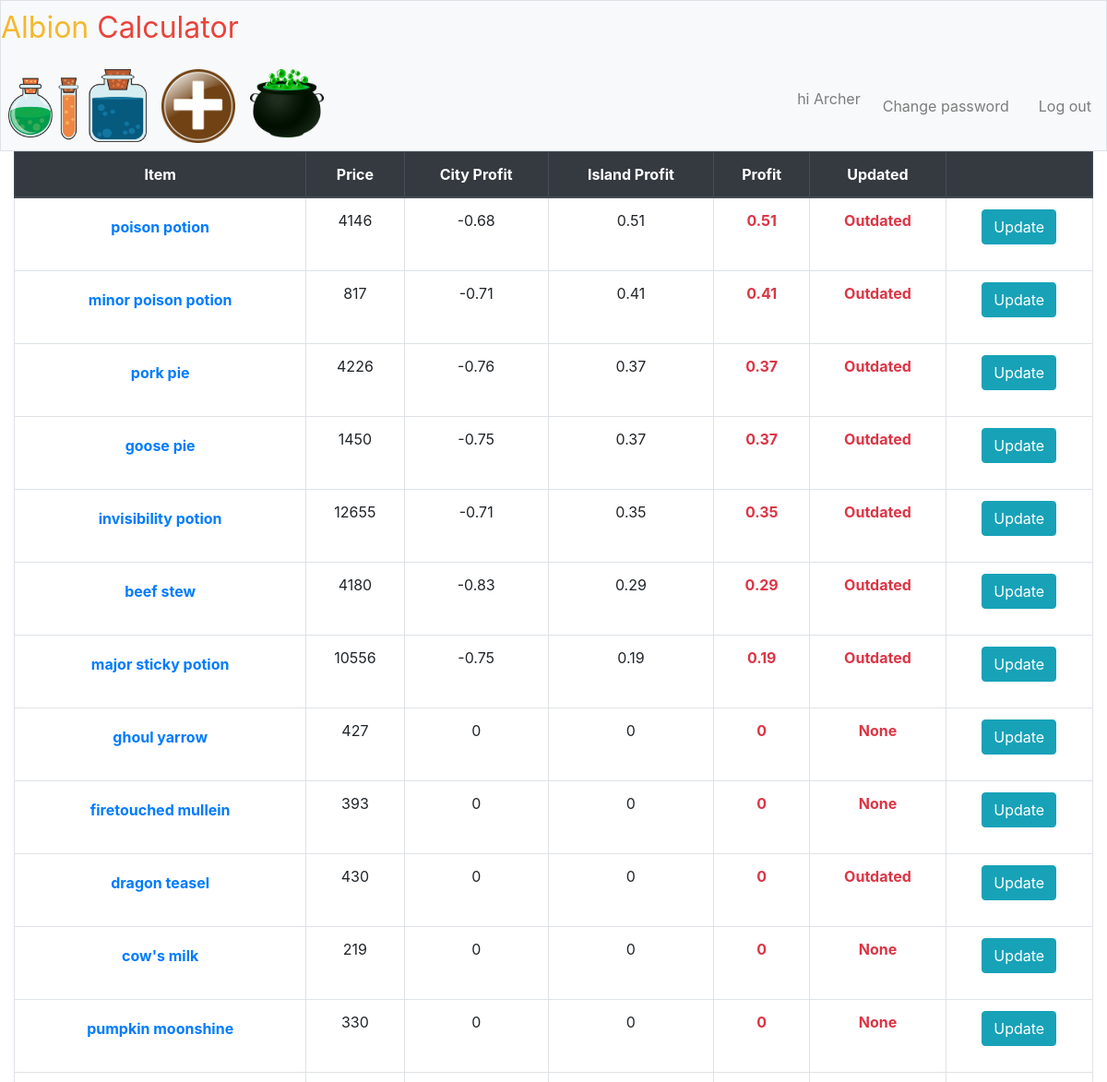
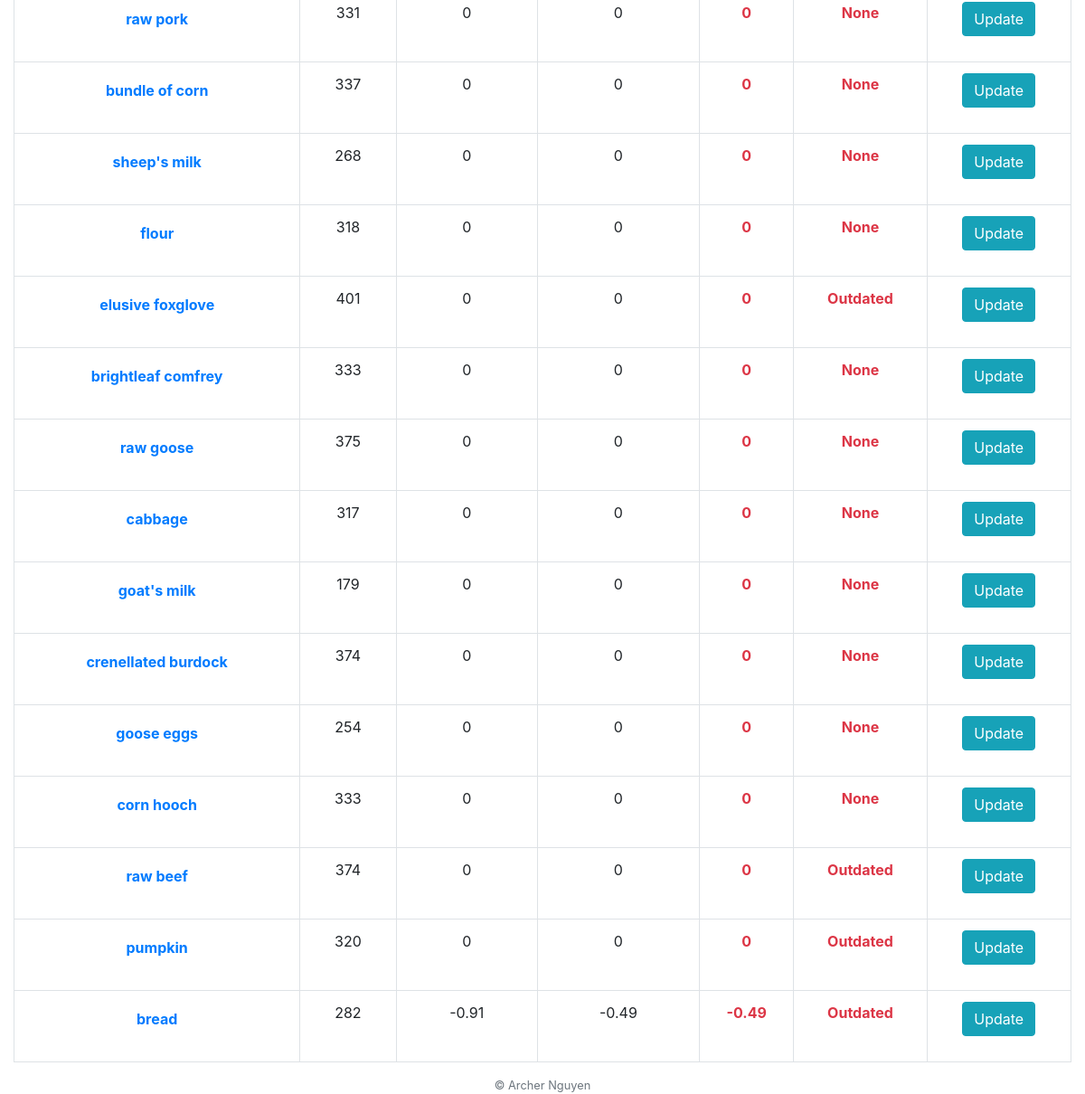
The page / (signed in) on the database its author committed (2 pictures, top to bottom).
### tables this page shows
CREATE TABLE "items"(id INTEGER, name TEXT NOT NULL, price INTEGER DEFAULT 0.00, cost INTEGER DEFAULT 0.00, nutrition NUMERIC NOT NULL DEFAULT 0.00, city_profit NUMERIC NOT NULL DEFAULT 0.00, island_profit NUMERIC NOT NULL DEFAULT 0.00, updated DATE, profit NUMERIC NOT NULL DEFAULT 0.00, updated_from INTEGER, PRIMARY KEY (id));

### application.py (the view)
@app.route("/")
def index():
    items_p = db.execute("SELECT * FROM items")
    for item in items_p:
        product = item['id']
        product_formula = db.execute("SELECT * FROM formulas WHERE item_id = ?", product)
        total_cost = 0
        total_nutrition = 0
        for material in product_formula:
            material_id = material['material_id']
            material_row = db.execute("SELECT * FROM items WHERE id = ?", material_id)
            material_price = material_row[0]['price']
            material_nutrition = material_row[0]['nutrition']
            total_cost += material_price * material['quantity']
            total_nutrition += material_nutrition * material['quantity']
            db.execute("UPDATE items SET cost = ?, nutrition = ? WHERE id = ?", total_cost, total_nutrition, product)
    tax = 0.030
    fee = 0.015
    shop_fee = 2000
    city_rate = 0.435
    island_rate = 0.371
    items = db.execute("SELECT * FROM items")
    for item in items:
        item_id = item['id']
        cost = item['cost']
        price = item['price']
        nutrition = item['nutrition']
        city_final_cost = cost * (1 - city_rate) + (nutrition * 2000/100)
        city_profit = round(((price/(city_final_cost + (tax * price) + (fee * price))) - 1), 2)
        island_final_cost = round(cost * (1 - island_rate), 2)
        island_profit = round(((price/(island_final_cost + (tax * price) + (fee * price))) - 1), 2)
        if cost == 0:
            city_profit = 0
            island_profit = 0
        if city_profit < island_profit:
            profit = island_profit
        else:
            profit = city_profit
        db.execute("UPDATE items SET city_profit = ?, island_profit = ?, profit = ? WHERE id = ?", city_profit, island_profit, profit, item_id)
    today = str(date.today())
    shows = db.execute("SELECT * FROM items ORDER BY profit DESC")
    for item in shows:
        updated = item['updated']
        updated_from = None
        if updated:
            if days_between(updated, today) < 7:
                updated_from = "few days ago"
            elif days_between(updated, today) < 14:
                updated_from = "a week ago"
            else:
                updated_from = "Outdated"
            db.execute("UPDATE items SET updated_from = ? WHERE id = ?", updated_from, item['id'])
    return render_template("index.html", items=shows)

### helpers.py (called while the page is built)
def days_between(d1, d2):
    d1 = datetime.strptime(d1, '%Y-%m-%d')
    d2 = datetime.strptime(d2, '%Y-%m-%d')
    return (d2 - d1).days

### templates/index.html (shortened to what this page needs)
{% extends "layout.html" %}
{% block main %}
    <div class="container-fluid">
        <table class="table table-bordered table-hover">
            <thead class="thead-dark">
                <tr>
                    <th>Item</th>
                    <th>Price</th>
                    <th>City Profit</th>
                    <th>Island Profit</th>
                    <th>Profit</th>
                    <th>Updated</th>
                    {% if session.user_id %}
                        <th></th>
                    {% endif %}
                </tr>
            </thead>
            <tbody>
                {% for item in items %}
                    <tr>
                        <td>
                            <form action="/formula" method="post">
                                <button class="btn btn-link"><p class="text-primary font-weight-bold">{{ item.name }}</p></button>
                            </form>
                        </td>
                        <td>{{ item.price }}</td>
                        <td>{{ item.city_profit }}</td>
                        <td>{{ item.island_profit }}</td>
                        <td><p class="text-danger font-weight-bold">{{ item.profit }}</p></td>
                        <td>
                            {% if item.updated_from == "few days ago" %}
                                <p class="text-success font-weight-bold">{{ item.updated_from }}</p>
                            {% elif item.updated_from == "a week ago" %}
                                <p class="text-primary font-weight-bold">{{ item.updated_from }}</p>
                            {% else %}
                                <p class="text-danger font-weight-bold">{{ item.updated_from }}</p>
                            {% endif %}
                        </td>
                        {% if session.user_id %}
                            <td>
                            <form action="/pre_update" method="post" onSubmit="return confirm('Do you really want to change this item information?');">
                                <button class="btn btn-info" type="submit">Update</button>
                            </form>
                        </td>
                        {% endif %}
                    </tr>
                {% endfor %}
            </tbody>
        </table>
    </div>
{% endblock %}

### templates/layout.html (shortened to what this page needs)
<!DOCTYPE html>
<html lang="en">
    <head>
        <link rel="stylesheet" href="https://cdn.jsdelivr.net/npm/bootstrap@4.5.3/dist/css/bootstrap.min.css">
        <link href="/static/styles.css" rel="stylesheet">
    </head>
    <body>
        <nav class="navba navbar-expand-md navbar-light bg-light border">
            <a class="navbar-brand" href="/"><span class="yellow">Albion </span><span class="red">Calculator</span></a>
            <div class="collapse navbar-collapse" id="navbar">
                {% if session.user_id %}
                    <ul class="navbar-nav mr-auto mt-2">
                        <li class="nav-item">
                            <a class="nav-link" href="/">
                                <b-button title="Item list">
                                    <img src="/static/item2.png" alt="Item list" width="150" length="150">
                                </b-button>
                            </a>
                        </li>
                        <li class="nav-item">
                            <a class="nav-link" href="/add_item">
                                <b-button title="Add item">
                                    <img src="/static/add.png" alt="Add item" width="80" length="80">
                                </b-button>
                            </a>
                        </li>
                        <li class="nav-item">
                            <a class="nav-link" href="/add_formula">
                                <b-button title="Add formula">
                                    <img src="/static/cook2.png" alt="Add formula" width="80" length="80">
                                </b-button>
                            </a>
                        </li>
                    </ul>
                    <ul class="navbar-nav ml-auto mt-2">
                        <li class="nav-link">hi {{ session['username'] }}</li>
                        <li class="nav-link"><a class="nav-link" href="/change_password">Change password</a></li>
                        <li class="nav-link"><a class="nav-link" href="/logout">Log out</a></li>
                    </ul>
                {% endif %}
            </div>
        </nav>
        <main>
            {% block main %}{% endblock %}
        </main>
        <footer class="small text-center text-muted">
            &#169; Archer Nguyen
        </footer>
    </body>
</html>

### static/styles.css (style rules this page uses)
nav .navbar-brand { font-size: xx-large; }
nav .navbar-brand .red { color: #ea433b; }
nav .navbar-brand .yellow { color: #f5b82e; }
main { overflow-x: auto; text-align: center; }

### rows shown on the page
items: name "poison potion", price "4146", city_profit "-0.68", island_profit "0.51", profit "0.51", updated_from "Outdated"
items: name "minor poison potion", price "817", city_profit "-0.71", island_profit "0.41", profit "0.41", updated_from "Outdated"
items: name "pork pie", price "4226", city_profit "-0.76", island_profit "0.37", profit "0.37", updated_from "Outdated"
items: name "goose pie", price "1450", city_profit "-0.75", island_profit "0.37", profit "0.37", updated_from "Outdated"
items: name "invisibility potion", price "12655", city_profit "-0.71", island_profit "0.35", profit "0.35", updated_from "Outdated"
items: name "beef stew", price "4180", city_profit "-0.83", island_profit "0.29", profit "0.29", updated_from "Outdated"
items: name "major sticky potion", price "10556", city_profit "-0.75", island_profit "0.19", profit "0.19", updated_from "Outdated"
items: name "ghoul yarrow", price "427", city_profit "0", island_profit "0", profit "0", updated_from "None"
items: name "firetouched mullein", price "393", city_profit "0", island_profit "0", profit "0", updated_from "None"
items: name "dragon teasel", price "430", city_profit "0", island_profit "0", profit "0", updated_from "Outdated"
items: name "cow's milk", price "219", city_profit "0", island_profit "0", profit "0", updated_from "None"
items: name "pumpkin moonshine", price "330", city_profit "0", island_profit "0", profit "0", updated_from "None"
items: name "raw pork", price "331", city_profit "0", island_profit "0", profit "0", updated_from "None"
items: name "bundle of corn", price "337", city_profit "0", island_profit "0", profit "0", updated_from "None"
items: name "sheep's milk", price "268", city_profit "0", island_profit "0", profit "0", updated_from "None"
items: name "flour", price "318", city_profit "0", island_profit "0", profit "0", updated_from "None"
items: name "elusive foxglove", price "401", city_profit "0", island_profit "0", profit "0", updated_from "Outdated"
items: name "brightleaf comfrey", price "333", city_profit "0", island_profit "0", profit "0", updated_from "None"
items: name "raw goose", price "375", city_profit "0", island_profit "0", profit "0", updated_from "None"
items: name "cabbage", price "317", city_profit "0", island_profit "0", profit "0", updated_from "None"
items: name "goat's milk", price "179", city_profit "0", island_profit "0", profit "0", updated_from "None"
items: name "crenellated burdock", price "374", city_profit "0", island_profit "0", profit "0", updated_from "None"
items: name "goose eggs", price "254", city_profit "0", island_profit "0", profit "0", updated_from "None"
items: name "corn hooch", price "333", city_profit "0", island_profit "0", profit "0", updated_from "None"
items: name "raw beef", price "374", city_profit "0", island_profit "0", profit "0", updated_from "Outdated"
items: name "pumpkin", price "320", city_profit "0", island_profit "0", profit "0", updated_from "Outdated"
items: name "bread", price "282", city_profit "-0.91", island_profit "-0.49", profit "-0.49", updated_from "Outdated"

### other values the page prints
{{ session['username'] }} "Archer"
